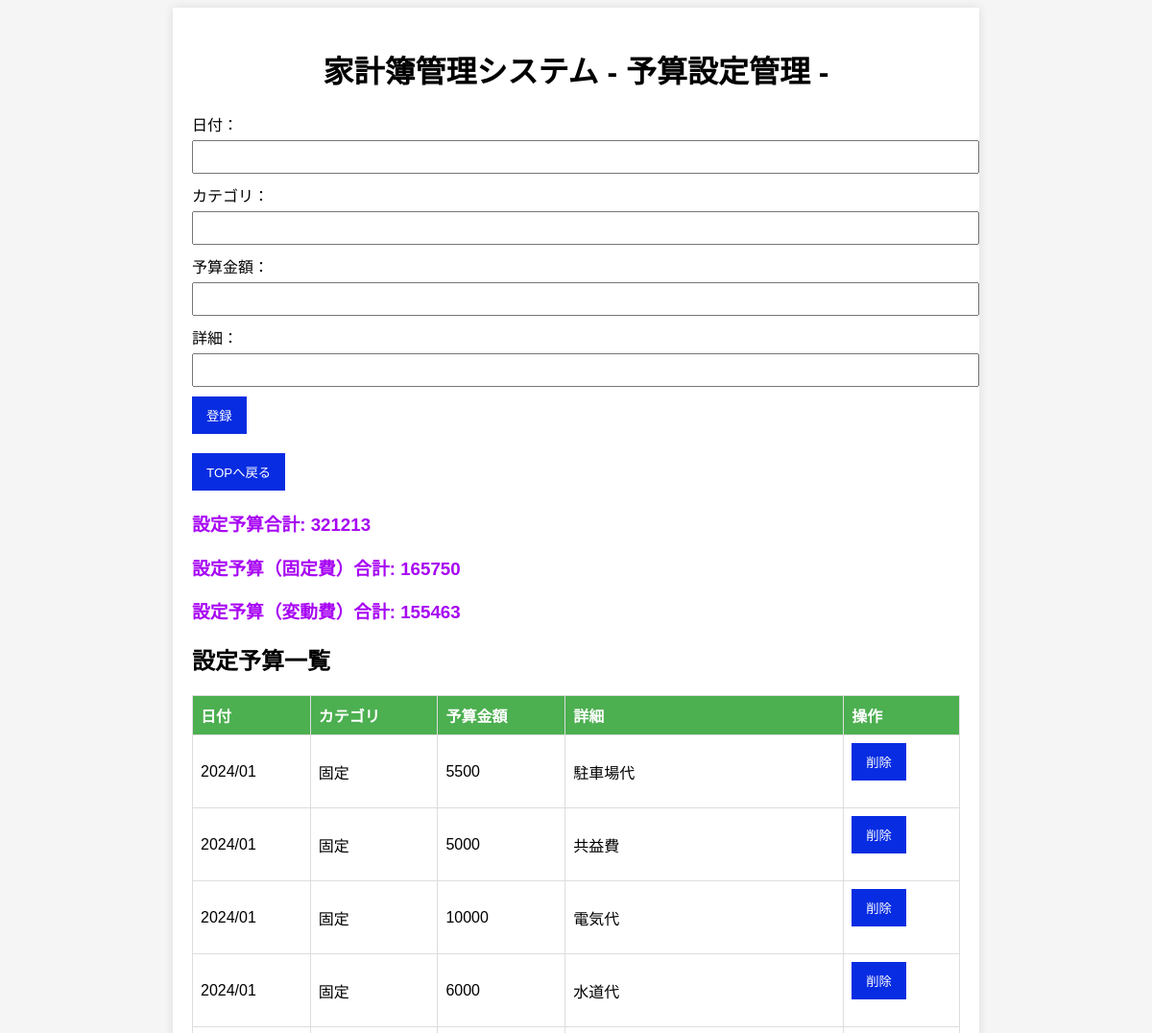
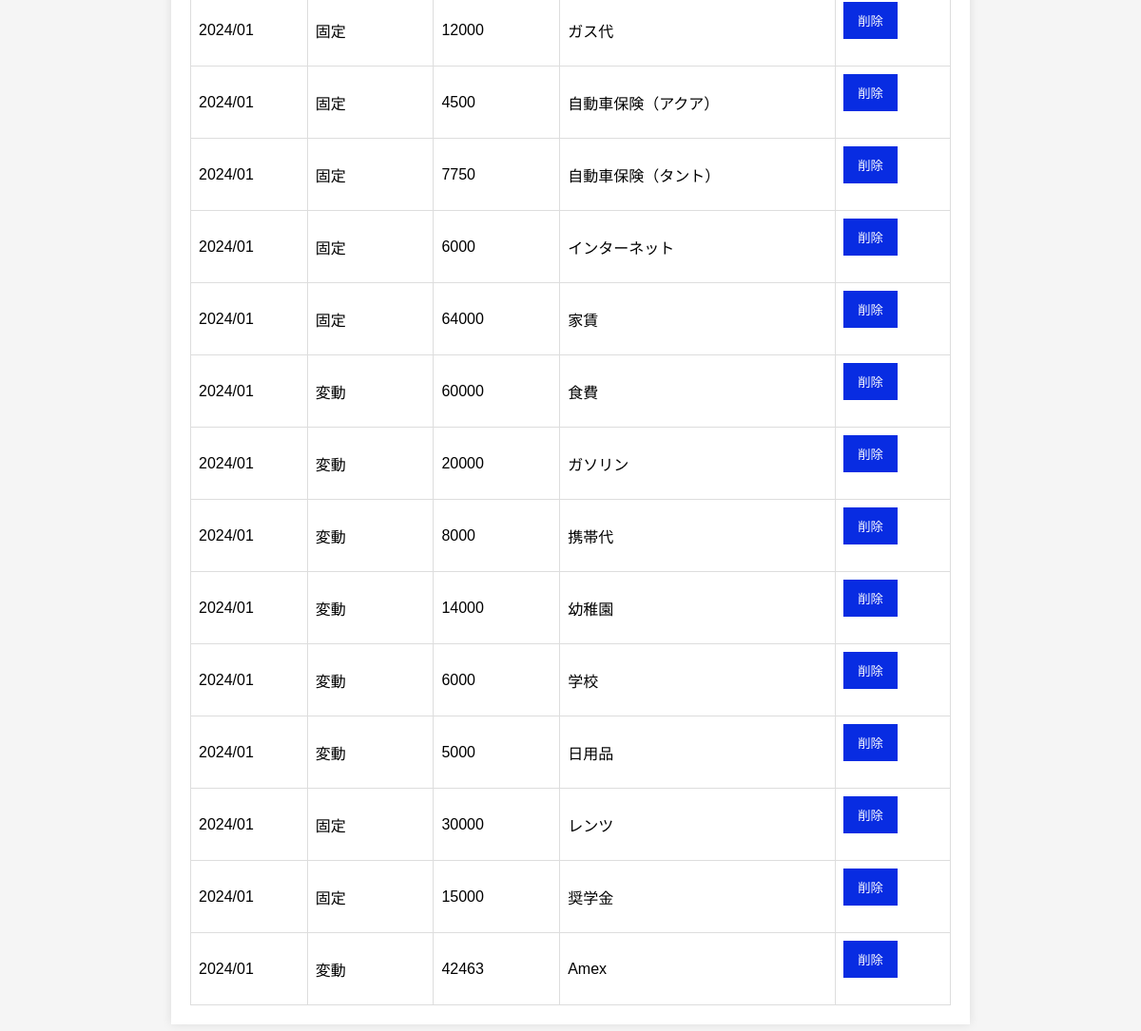
The app's page /index2 with its own data (2 pictures, top to bottom).
### tables this page shows
CREATE TABLE budget (
        id INTEGER PRIMARY KEY AUTOINCREMENT,
        data TEXT, -- 日付列を追加
        category TEXT,
        amount INTEGER,
        description TEXT
    );

### app.py (the view, shortened to what this page needs)
@app.route('/index2', methods=['GET', 'POST'])
def index2():
    conn = sqlite3.connect('家計簿.db')
    cursor = conn.cursor()
    cursor.execute('SELECT * FROM budget')
    expenses = cursor.fetchall()
    conn.commit()
    conn.close()
    conn = sqlite3.connect('家計簿.db')
    cursor = conn.cursor()
    cursor.execute('SELECT sum(amount) FROM budget')
    total_amount_result = cursor.fetchone()
    total_amount = total_amount_result[0] if total_amount_result else 0
    conn.commit()
    conn.close()
    conn = sqlite3.connect('家計簿.db')
    cursor = conn.cursor()
    cursor.execute("SELECT SUM(amount) FROM budget WHERE category = '固定'")
    total_fixed_cost_amount_result = cursor.fetchone()
    total_fixed_cost_amount = total_fixed_cost_amount_result[0] if total_fixed_cost_amount_result else 0
    conn.commit()
    conn.close()
    conn = sqlite3.connect('家計簿.db')
    cursor = conn.cursor()
    cursor.execute("SELECT SUM(amount) FROM budget WHERE category = '変動'")
    total_variable_cost_amount_result = cursor.fetchone()
    total_variable_cost_amount = total_variable_cost_amount_result[0] if total_variable_cost_amount_result else 0
    conn.commit()
    conn.close()
    return render_template('index2.html', expenses=expenses, total_amount=total_amount, total_fixed_cost_amount=total_fixed_cost_amount, total_variable_cost_amount=total_variable_cost_amount)

### templates/index2.html (shortened to what this page needs)
<!DOCTYPE html>
<html lang="ja">
<head>
    <link rel="stylesheet" href="{{ url_for('static', filename='styles.css') }}">
</head>
<body>
    <div class="container">
        <h1><center>家計簿管理システム - 予算設定管理 -</center></h1>
        <form method="POST" action="{{ url_for('index2') }}">
            <label for="date">日付：</label>
            <input type="text" name="budget_data" required>
            <label for="category">カテゴリ：</label>
            <input type="text" name="budget_category" required>
            <label for="amount">予算金額：</label>
            <input type="text" name="budget_amount" required>
            <label for="description">詳細：</label>
            <input type="text" name="budget_description" required>
            <button type="submit">登録</button>
        </form>
        <form action="{{ url_for('top_index') }}" method="get">
            <button type="submit">TOPへ戻る</button>
        </form>
        <h3 class="total-amount">設定予算合計: {{ total_amount }}</h3>
        <h3 class="total-amount">設定予算（固定費）合計: {{ total_fixed_cost_amount }}</h3>
        <h3 class="total-amount">設定予算（変動費）合計: {{ total_variable_cost_amount }}</h3>
        <h2>設定予算一覧</h2>
        <table>
            <thead>
                <tr>
                    <th>日付</th>
                    <th>カテゴリ</th>
                    <th>予算金額</th>
                    <th>詳細</th>
                    <th>操作</th>
                </tr>
            </thead>
            <tbody>
                {% for expense in expenses %}
                    <tr>
                        <td>{{ expense[1] }}</td>
                        <td>{{ expense[2] }}</td>
                        <td>{{ expense[3] }}</td>
                        <td>{{ expense[4] }}</td>
                        <td>
                            <form method="POST" action="{{ url_for('delete_expense2', expense_id2=expense[0]) }}">
                                <button type="submit">削除</button>
                            </form>
                        </td>
                    </tr>
                {% endfor %}
            </tbody>
        </table>
    </div>
</body>
</html>

### static/styles.css (style rules this page uses)
body { font-family: Arial, sans-serif; background-color: #f5f5f5; }
.container { max-width: 800px; margin: 0 auto; padding: 20px; background-color: #fff; box-shadow: 0 0 10px rgba(0, 0, 0, 0.1); }
form { margin-bottom: 20px; }
label { display: block; margin-bottom: 5px; }
input { width: 100%; padding: 8px; margin-bottom: 10px; }
button { background-color: #082ce2; color: #fff; padding: 10px 15px; border: none; cursor: pointer; }
.total-amount { color: rgb(167, 3, 243); }
table { width: 100%; border-collapse: collapse; margin-top: 20px; }
th, td { border: 1px solid #ddd; padding: 8px; text-align: left; }
th { background-color: #4caf50; color: #fff; }

### records on screen
budget: data "2024/01", category "固定", amount "5500", description "駐車場代"
budget: data "2024/01", category "固定", amount "5000", description "共益費"
budget: data "2024/01", category "固定", amount "10000", description "電気代"
budget: data "2024/01", category "固定", amount "6000", description "水道代"
budget: data "2024/01", category "固定", amount "12000", description "ガス代"
budget: data "2024/01", category "固定", amount "4500", description "自動車保険（アクア）"
budget: data "2024/01", category "固定", amount "7750", description "自動車保険（タント）"
budget: data "2024/01", category "固定", amount "6000", description "インターネット"
budget: data "2024/01", category "固定", amount "64000", description "家賃"
budget: data "2024/01", category "変動", amount "60000", description "食費"
budget: data "2024/01", category "変動", amount "20000", description "ガソリン"
budget: data "2024/01", category "変動", amount "8000", description "携帯代"
budget: data "2024/01", category "変動", amount "14000", description "幼稚園"
budget: data "2024/01", category "変動", amount "6000", description "学校"
budget: data "2024/01", category "変動", amount "5000", description "日用品"
budget: data "2024/01", category "固定", amount "30000", description "レンツ"
budget: data "2024/01", category "固定", amount "15000", description "奨学金"
budget: data "2024/01", category "変動", amount "42463", description "Amex"

### other values on screen
{{ total_amount }} "321213"
{{ total_fixed_cost_amount }} "165750"
{{ total_variable_cost_amount }} "155463"
